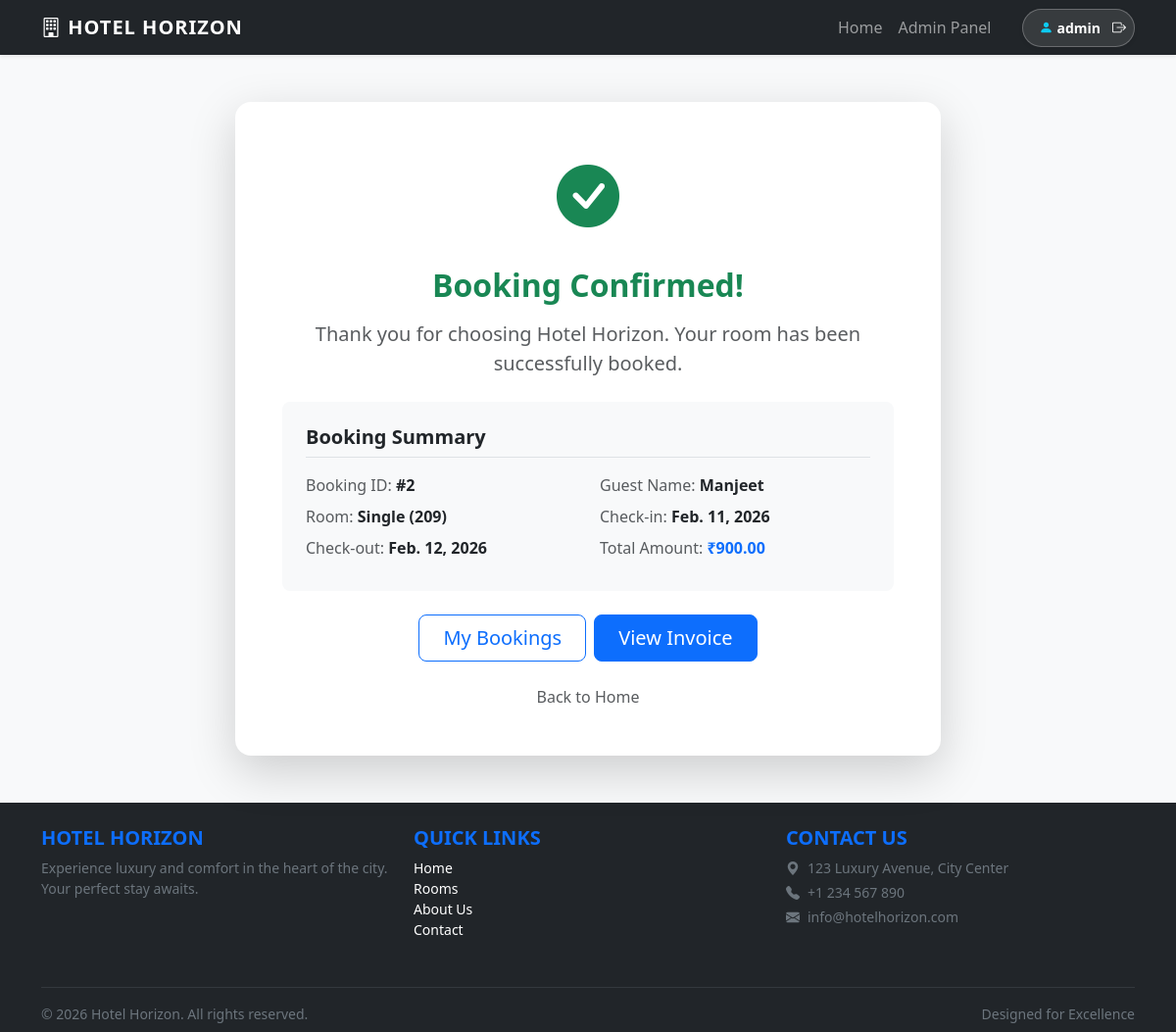
/booking-success/2/ (signed in), run on the app's committed database.
### core/models.py (models this page shows, shortened)
class CustomUser(AbstractUser):
    ROLE_CHOICES = (
        ('guest', 'Guest'),
        ('staff', 'Staff'),
        ('admin', 'Admin'),
    )
    role = models.CharField(max_length=10, choices=ROLE_CHOICES, default='guest')
    phone = models.CharField(max_length=15, blank=True, null=True)
    profession = models.CharField(max_length=100, blank=True, null=True)

class Booking(models.Model):
    guest = models.ForeignKey(settings.AUTH_USER_MODEL, on_delete=models.CASCADE, related_name='bookings')
    room = models.ForeignKey(Room, on_delete=models.CASCADE, related_name='bookings')
    check_in = models.DateField()
    check_out = models.DateField()
    total_amount = models.DecimalField(max_digits=10, decimal_places=2, blank=True, null=True)
    payment_status = models.BooleanField(default=False)
    created_at = models.DateTimeField(auto_now_add=True)
    full_name = models.CharField(max_length=255, verbose_name="Guest Name")
    email = models.EmailField(verbose_name="Contact Email")
    phone = models.CharField(max_length=20, verbose_name="Contact Phone")
    address = models.TextField(blank=True, null=True)
    num_adults = models.PositiveIntegerField(default=1)
    num_children = models.PositiveIntegerField(default=0)
    id_proof_type = models.CharField(max_length=50, choices=[('aadhar', 'Aadhar Card'), ('passport', 'Passport'), ('dl', 'Driving License')], default='aadhar')
    id_proof_number = models.CharField(max_length=50)
    special_requests = models.TextField(blank=True, null=True)

class Room(models.Model):
    ROOM_TYPES = (
        ('single', 'Single'),
        ('double', 'Double'),
        ('suite', 'Suite'),
    )
    STATUS_CHOICES = (
        ('available', 'Available'),
        ('booked', 'Booked'),
        ('cleaning', 'Cleaning'),
    )
    room_number = models.CharField(max_length=10, unique=True)
    room_type = models.CharField(max_length=10, choices=ROOM_TYPES)
    price_per_night = models.DecimalField(max_digits=10, decimal_places=2)
    amenities = models.TextField(blank=True)
    status = models.CharField(max_length=10, choices=STATUS_CHOICES, default='available')
    image = models.ImageField(upload_to='rooms/', blank=True, null=True)

### core/views.py (the view)
# urls.py: path('booking-success/<int:booking_id>/', views.booking_success, name='booking_success'),
@login_required
def booking_success(request, booking_id):
    booking = get_object_or_404(Booking, id=booking_id, guest=request.user)
    return render(request, 'booking_success.html', {'booking': booking})

### templates/booking_success.html
{% extends 'base.html' %}
{% block content %}
<div class="container mt-5">
    <div class="row justify-content-center">
        <div class="col-md-8 text-center">
            <div class="card shadow-lg border-0 rounded-4">
                <div class="card-body p-5">
                    <div class="mb-4">
                        <i class="bi bi-check-circle-fill text-success" style="font-size: 4rem;"></i>
                    </div>
                    <h2 class="fw-bold text-success mb-3">Booking Confirmed!</h2>
                    <p class="lead text-muted mb-4">Thank you for choosing Hotel Horizon. Your room has been
                        successfully booked.</p>
                    <div class="card bg-light border-0 rounded-3 p-4 mb-4 text-start">
                        <h5 class="fw-bold mb-3 border-bottom pb-2">Booking Summary</h5>
                        <div class="row">
                            <div class="col-6 mb-2">
                                <span class="text-muted">Booking ID:</span>
                                <span class="fw-bold text-dark">#{{ booking.id }}</span>
                            </div>
                            <div class="col-6 mb-2">
                                <span class="text-muted">Guest Name:</span>
                                <span class="fw-bold text-dark">{{ booking.full_name }}</span>
                            </div>
                            <div class="col-6 mb-2">
                                <span class="text-muted">Room:</span>
                                <span class="fw-bold text-dark">
                                    {% with rt=booking.room.room_type|title %}{% with rn=booking.room.room_number %}
                                    {{ rt }} ({{ rn }})
                                    {% endwith %}{% endwith %}
                                </span>
                            </div>
                            <div class="col-6 mb-2">
                                <span class="text-muted">Check-in:</span>
                                <span class="fw-bold text-dark">{{ booking.check_in }}</span>
                            </div>
                            <div class="col-6 mb-2">
                                <span class="text-muted">Check-out:</span>
                                <span class="fw-bold text-dark">{{ booking.check_out }}</span>
                            </div>
                            <div class="col-6 mb-2">
                                <span class="text-muted">Total Amount:</span>
                                <span class="fw-bold text-primary">₹{{ booking.total_amount }}</span>
                            </div>
                        </div>
                    </div>
                    <div class="d-grid gap-2 d-md-flex justify-content-center">
                        <a href="{% url 'guest_dashboard' %}" class="btn btn-outline-primary btn-lg px-4">My
                            Bookings</a>
                        <a href="{% url 'invoice' booking.id %}" class="btn btn-primary btn-lg px-4">View Invoice</a>
                    </div>
                    <div class="mt-4">
                        <a href="{% url 'home' %}" class="text-decoration-none text-muted">Back to Home</a>
                    </div>
                </div>
            </div>
        </div>
    </div>
</div>
<link rel="stylesheet" href="https://cdn.jsdelivr.net/npm/bootstrap-icons@1.11.3/font/bootstrap-icons.min.css">
{% endblock %}

### templates/base.html (shortened to what this page needs)
<!DOCTYPE html>
<html lang="en">
<head>
    <link href="https://cdn.jsdelivr.net/npm/bootstrap@5.3.0/dist/css/bootstrap.min.css" rel="stylesheet">
    <link rel="stylesheet" href="https://cdn.jsdelivr.net/npm/bootstrap-icons@1.11.3/font/bootstrap-icons.min.css">
</head>
<body class="d-flex flex-column min-vh-100">
    <nav class="navbar navbar-expand-lg navbar-dark bg-dark sticky-top shadow-sm">
        <div class="container">
            <a class="navbar-brand fw-bold" href="{% url 'home' %}">
                <i class="bi bi-building"></i> HOTEL HORIZON
            </a>
            <div class="collapse navbar-collapse" id="navbarNav">
                <ul class="navbar-nav ms-auto align-items-center">
                    <li class="nav-item"><a class="nav-link" href="{% url 'home' %}">Home</a></li>
                    {% if user.is_authenticated %}
                    {% if user.role == 'guest' %}
                    <li class="nav-item"><a class="nav-link" href="{% url 'home' %}#rooms">Book Room</a></li>
                    <li class="nav-item"><a class="nav-link" href="{% url 'guest_dashboard' %}">My Bookings</a></li>
                    {% elif user.role == 'staff' %}
                    <li class="nav-item"><a class="nav-link" href="{% url 'staff_dashboard' %}">Staff Dashboard</a></li>
                    {% elif user.role == 'admin' %}
                    <li class="nav-item"><a class="nav-link" href="{% url 'admin_dashboard' %}">Admin Panel</a></li>
                    {% endif %}
                    <li class="nav-item ms-md-4 d-flex align-items-center">
                        <div
                            class="d-flex align-items-center bg-white bg-opacity-10 py-1 ps-3 pe-1 rounded-pill border border-white border-opacity-25 shadow-sm">
                            <span class="text-white small fw-bold me-2">
                                <i class="bi bi-person-fill me-1 text-info"></i>{{ user.username }}
                            </span>
                            <form action="{% url 'logout' %}" method="post" class="d-inline">
                                <button type="submit" class="btn btn-outline-light border-0 btn-sm rounded-circle p-1"
                                    title="Logout">
                                    <i class="bi bi-box-arrow-right fw-bold text-white"></i>
                                </button>
                            </form>
                        </div>
                    </li>
                    {% else %}
                    <li class="nav-item"><a class="nav-link" href="{% url 'home' %}#rooms">Rooms</a></li>
                    <li class="nav-item"><a class="nav-link" href="{% url 'login' %}">Login</a></li>
                    <li class="nav-item"><a class="nav-link btn btn-primary text-white ms-2 rounded-pill px-3"
                            href="{% url 'register' %}">Sign Up</a></li>
                    {% endif %}
                </ul>
            </div>
        </div>
    </nav>
    <main class="flex-grow-1">
        <div class="container mt-4 mb-5">
            {% block content %}{% endblock %}
        </div>
    </main>
    <footer class="bg-dark text-white pt-4 pb-2 mt-auto">
        <div class="container">
            <div class="row">
                <div class="col-md-4 mb-3">
                    <h5 class="text-uppercase fw-bold text-primary">Hotel Horizon</h5>
                    <p class="small text-secondary">Experience luxury and comfort in the heart of the city. Your perfect
                        stay awaits.</p>
                </div>
                <div class="col-md-4 mb-3">
                    <h5 class="text-uppercase fw-bold text-primary">Quick Links</h5>
                    <ul class="list-unstyled small">
                        <li><a href="{% url 'home' %}" class="text-white text-decoration-none">Home</a></li>
                        <li><a href="{% url 'home' %}#rooms" class="text-white text-decoration-none">Rooms</a></li>
                        <li><a href="#" class="text-white text-decoration-none">About Us</a></li>
                        <li><a href="#" class="text-white text-decoration-none">Contact</a></li>
                    </ul>
                </div>
                <div class="col-md-4 mb-3">
                    <h5 class="text-uppercase fw-bold text-primary">Contact Us</h5>
                    <p class="small text-secondary mb-1"><i class="bi bi-geo-alt-fill me-2"></i>123 Luxury Avenue, City
                        Center</p>
                    <p class="small text-secondary mb-1"><i class="bi bi-telephone-fill me-2"></i>+1 234 567 890</p>
                    <p class="small text-secondary"><i class="bi bi-envelope-fill me-2"></i>info@hotelhorizon.com</p>
                </div>
            </div>
            <hr class="border-secondary">
            <div class="row align-items-center">
                <div class="col-md-6 text-center text-md-start">
                    <p class="small mb-0 text-secondary">&copy; 2026 Hotel Horizon. All rights reserved.</p>
                </div>
                <div class="col-md-6 text-center text-md-end">
                    <p class="small mb-0 text-secondary">Designed for Excellence</p>
                </div>
            </div>
        </div>
    </footer>
</body>
</html>

### templates/base.html (style rules this page uses)
body { font-family: 'Segoe UI', Tahoma, Geneva, Verdana, sans-serif; background-color: #f8f9fa; }
.card { transition: transform 0.3s; }
.navbar-brand { font-weight: bold; letter-spacing: 1px; }

### data on the page
CustomUser: username "admin"
Booking: id "2", full_name "Manjeet", check_in "Feb. 11, 2026", check_out "Feb. 12, 2026", total_amount "900.00"
Room: room_type "Single", room_number "209"
